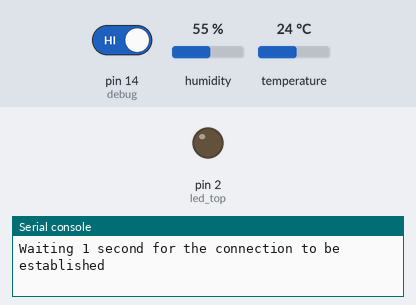
The program below on a simulated MicroPython board. Parts: output pins drawn as LEDs (lit = HIGH), the last lines printed to the serial console. Inputs (shaded band) come from the test bench; at power-on: pin 14 (debug) HIGH, humidity 55 %, temperature 24 °C. WiFi joins after 1.5 s; requests to the public web service named in the program get a made-up reply in its usual format after 0.4 s (London, UTC, broken clouds, 64 % humidity, 1013 hPa unless stated). At 13.9 s the program stops and its outputs stay as they are.

Above: at 0.06 s.
At 5.0 s:
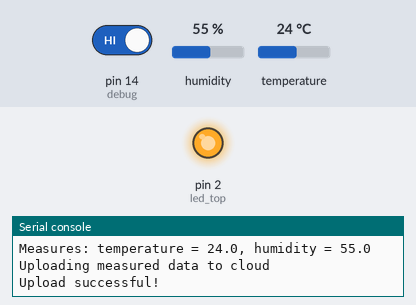
5.1 s: pin 14 (debug) driven LOW
At 5.9 s:
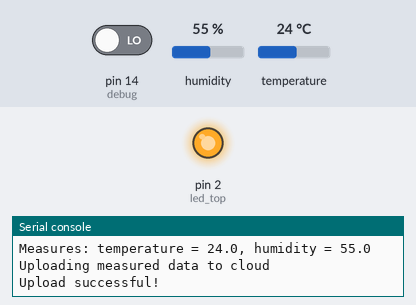
Timing chart, 0 to 8.1 s (numbered marks = the images above; inputs shaded):
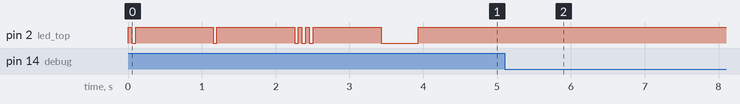

The program:

main.py
```python
import dht
import machine
import network
import sys
import time
import urequests
import config


def connect_wifi():

    print('Setting up wifi connection')

    # Disables the access point interface (not used in this chapter)
    print('Disabling access point interface')
    ap_if = network.WLAN(network.AP_IF)
    ap_if.active(False)

    # Configure station interface (wifi client)
    sta_if = network.WLAN(network.STA_IF)

    # Are we already connected?
    if not sta_if.isconnected():

        print('Station interface not connected. Establishing connection')

        # Connect to the wifi network with settings coming from
        # config file (/pyboard/config.py)
        sta_if.active(True)
        sta_if.connect(config.WIFI_SSID, config.WIFI_PASSWORD)

        # Wait for the connection to be established
        # Note: the connect command issued above is asynchronous
        #       so the wait loop is needed to prevent the function
        #       from quiting before making sure we are for sure
        #       connected to the wifi
        while not sta_if.isconnected():

            print('Waiting 1 second for the connection to be established')
            show_wifi_connect_wait()
            time.sleep(1)  # wait another second

    # We are now connected! Print the network configuration
    print('Connection successful!')
    print('Network config:', sta_if.ifconfig())
    show_wifi_connect_success()


def blink_led(delay, times=1):

    # LED setup (only top LED, as the bottom LED is powered by
    # D0, which in this program is used by the alarm to wake
    # the machine up from deep sleep)
    led_top = machine.Pin(config.LED_TOP_PIN, machine.Pin.OUT)

    # Blink "n" times with delay
    for i in range(times):
        led_top.on()
        time.sleep(delay)
        led_top.off()
        time.sleep(delay)

    led_top.on()


def show_wifi_connect_wait():

    # Blink 1 time (quick) to show progress
    blink_led(delay=0.05)


def show_wifi_connect_success():

    # Blink 3 times (quick) to show success
    blink_led(delay=0.05, times=3)


def show_success():

    # Blink 1 time (slow) to show success
    blink_led(delay=0.5)


def show_error():

    # Blink 3 times (slow) to show error
    blink_led(delay=0.5, times=3)


def is_debug():

    # Read debug pin
    debug = machine.Pin(config.DEBUG_PIN, machine.Pin.IN, machine.Pin.PULL_UP)

    # Check if debug pin is set to GND
    if debug.value() == 0:
        print('Debug mode enabled')
        return True

    print('Debug mode disabled')
    return False


def deepsleep():

    print('Going into deepsleep for {seconds} seconds...'.format(
        seconds=config.LOG_INTERVAL))

    # RTC = Real Time Clock
    rtc = machine.RTC()

    # Setup the machine to wake up from a deep sleep mode when the alarm goes off
    rtc.irq(trigger=rtc.ALARM0, wake=machine.DEEPSLEEP)

    # Set the alarm to go off within the setup interval
    rtc.alarm(rtc.ALARM0, config.LOG_INTERVAL * 1000)

    # Enters deep sleep mode
    machine.deepsleep()


def get_temperature_and_humidity():

    # DHT22 sensor setup
    dht22 = dht.DHT22(machine.Pin(config.DHT22_PIN))

    # Run measure
    print('Measuring temperature and humidity through DHT22')
    dht22.measure()

    # Get humidity measured
    humidity = dht22.humidity()

    # Get temperature measured
    temperature = dht22.temperature()

    # Convert to Fahrenheit if set to do so
    if config.FAHRENHEIT:
        print('Converting to Fahrenheit')
        temperature = temperature * 9 / 5 + 32

    print('Measures: temperature = {temperature}, humidity = {humidity}'.format(
          temperature=temperature, humidity=humidity))

    # Returns temperature (converted or not) and humidity
    return temperature, humidity


def log_data(temperature, humidity):

    # Call webhook to log the current temperature and humidity
    print('Uploading measured data to cloud')
    url = config.WEBHOOK_URL.format(temperature=temperature, humidity=humidity)
    response = urequests.get(url)

    # Any response code below 400 is considered success in this case
    if response.status_code < 400:
        print('Upload successful!')
        show_success()
    else:
        print('Upload failed!')
        raise RuntimeError('Upload failed!')


def run_cycle():

    try:
        # Connect to internet through wifi
        connect_wifi()

        # Collect current temperature and humidity information
        temperature, humidity = get_temperature_and_humidity()

        # Log current temperature and humidity to cloud service
        log_data(temperature, humidity)

    except Exception as exc:
        sys.print_exception(exc)
        show_error()


def run():

    if config.DEEP_SLEEP:

        print('Running in DEEP_SLEEP mode')

        # Run single cycle
        run_cycle()

        # Enter in deep sleep mode only if not in debug
        if not is_debug():
            deepsleep()

    else:

        print('Running in endless loop')

        # Run forever
        while(not is_debug()):

            # Run single cycle
            run_cycle()

            # Sleep for the ammount of configured time
            time.sleep(config.LOG_INTERVAL)


# Run the program
run()
```

config.py
```python
WIFI_SSID = 'xxx'
WIFI_PASSWORD = 'xxx'
LED_TOP_PIN = 2  # D4
DEBUG_PIN = 14 # D5
LOG_INTERVAL = 10
DHT22_PIN = 4 # D2
FAHRENHEIT = False
WEBHOOK_URL = 'https://api.thingspeak.com/update?api_key=xxx&field1={temperature}&field2={humidity}'
DEEP_SLEEP = False
```

Measured:
- after the input at 5.1 s, pin 2 (led_top): stops changing and stays HIGH
